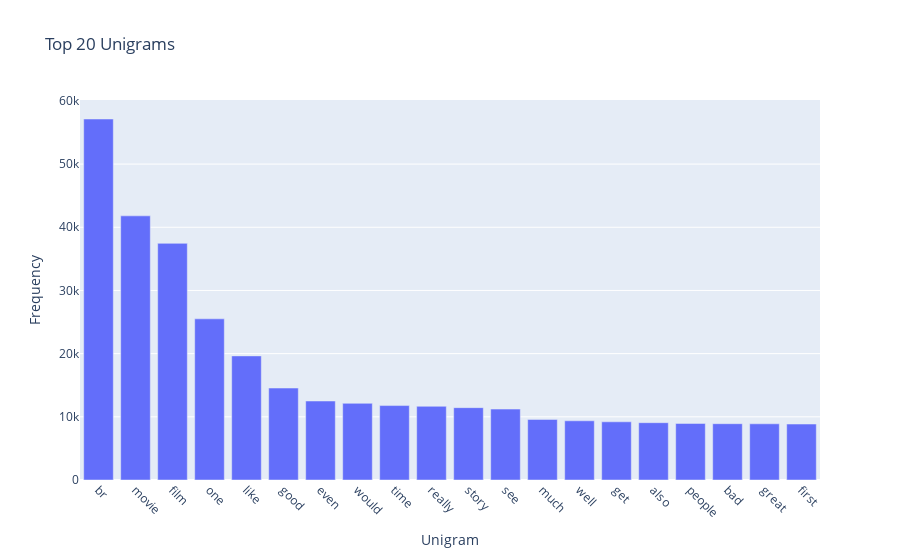

Notebook code cell kept with this figure:
### Code cell
# Unigram Frequency Distribution
unigram_counts = Counter(all_words)
unigram_df = pd.DataFrame(
    unigram_counts.most_common(20), columns=["Unigram", "Frequency"]
)

# Plot Unigram Frequency Distribution with Plotly
fig_unigram = px.bar(unigram_df, x="Unigram", y="Frequency", title="Top 20 Unigrams")
fig_unigram.update_xaxes(tickangle=45)
fig_unigram.show()

### Figure 1 — Plotly figure (JSON) as saved in the notebook; plotly's stock layout.template omitted (floating-point values rounded to 4 significant figures)
{"data": [{"alignmentgroup": "True", "hovertemplate": "Unigram=%{x}<br>Frequency=%{y}<extra></extra>", "legendgroup": "", "marker": {"color": "#636efa", "pattern": {"shape": ""}}, "name": "", "offsetgroup": "", "orientation": "v", "showlegend": false, "textposition": "auto", "type": "bar", "x": ["br", "movie", "film", "one", "like", "good", "even", "would", "time", "really", "story", "see", "much", "well", "get", "also", "people", "bad", "great", "first"], "xaxis": "x", "y": [57138, 41808, 37454, 25508, 19642, 14555, 12504, 12135, 11780, 11663, 11452, 11223, 9583, 9372, 9211, 9073, 8951, 8913, 8894, 8857], "yaxis": "y"}], "layout": {"barmode": "relative", "legend": {"tracegroupgap": 0}, "title": {"text": "Top 20 Unigrams"}, "xaxis": {"anchor": "y", "domain": [0, 1], "tickangle": 45, "title": {"text": "Unigram"}}, "yaxis": {"anchor": "x", "domain": [0, 1], "title": {"text": "Frequency"}}}}
